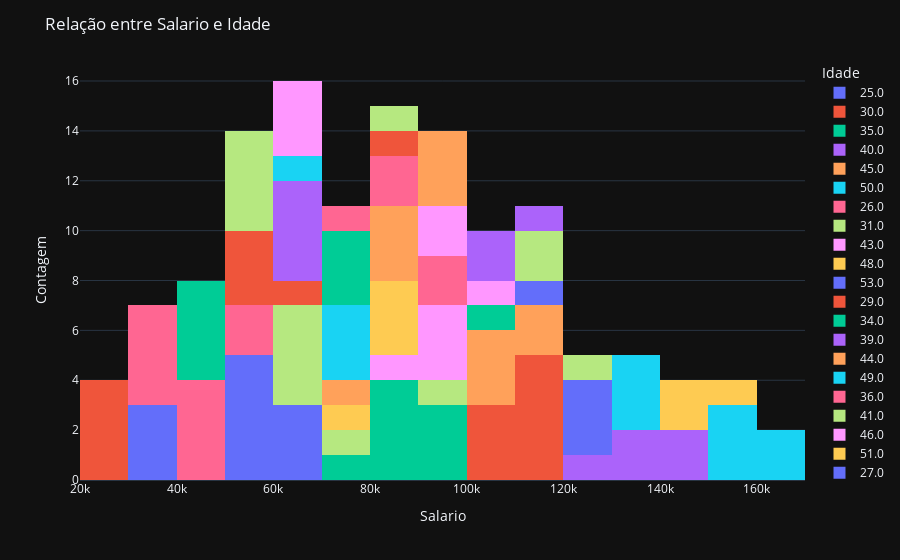

The code cell stored with this chart in its notebook:
### Markdown cell above
Podemos notar claramente que o nivel educacional dos clientes tem forte relação com o Score alto

### Code cell
fig = px.histogram(df, x='Income', color='Age', barmode='stack')

# Layout
fig.update_layout(title='Relação entre Salario e Idade',
                  xaxis_title='Salario',
                  yaxis_title='Contagem',
                  legend_title='Idade')
fig.show()

### Figure 1 — Plotly figure (JSON) as saved in the notebook; plotly's stock layout.template omitted (floating-point values rounded to 4 significant figures)
{"data": [{"bingroup": "x", "hovertemplate": "Age=25.0<br>Income=%{x}<br>count=%{y}<extra></extra>", "legendgroup": "25.0", "marker": {"color": "#636efa", "pattern": {"shape": ""}}, "name": "25.0", "orientation": "v", "showlegend": true, "x": [50000.0, 55000.0, 57500.0, 60000.0, 62500.0, 57500.0, 60000.0, 55000.0], "xaxis": "x", "yaxis": "y", "type": "histogram"}, {"bingroup": "x", "hovertemplate": "Age=30.0<br>Income=%{x}<br>count=%{y}<extra></extra>", "legendgroup": "30.0", "marker": {"color": "#EF553B", "pattern": {"shape": ""}}, "name": "30.0", "orientation": "v", "showlegend": true, "x": [100000.0, 105000.0, 112500.0, 117500.0, 117500.0, 112500.0, 117500.0, 105000.0], "xaxis": "x", "yaxis": "y", "type": "histogram"}, {"bingroup": "x", "hovertemplate": "Age=35.0<br>Income=%{x}<br>count=%{y}<extra></extra>", "legendgroup": "35.0", "marker": {"color": "#00cc96", "pattern": {"shape": ""}}, "name": "35.0", "orientation": "v", "showlegend": true, "x": [75000.0, 80000.0, 85000.0, 90000.0, 90000.0, 85000.0, 90000.0, 80000.0], "xaxis": "x", "yaxis": "y", "type": "histogram"}, {"bingroup": "x", "hovertemplate": "Age=40.0<br>Income=%{x}<br>count=%{y}<extra></extra>", "legendgroup": "40.0", "marker": {"color": "#ab63fa", "pattern": {"shape": ""}}, "name": "40.0", "orientation": "v", "showlegend": true, "x": [125000.0, 130000.0, 142500.0, 142500.0, 130000.0], "xaxis": "x", "yaxis": "y", "type": "histogram"}, {"bingroup": "x", "hovertemplate": "Age=45.0<br>Income=%{x}<br>count=%{y}<extra></extra>", "legendgroup": "45.0", "marker": {"color": "#FFA15A", "pattern": {"shape": ""}}, "name": "45.0", "orientation": "v", "showlegend": true, "x": [100000.0, 105000.0, 110000.0, 115000.0, 105000.0], "xaxis": "x", "yaxis": "y", "type": "histogram"}, {"bingroup": "x", "hovertemplate": "Age=50.0<br>Income=%{x}<br>count=%{y}<extra></extra>", "legendgroup": "50.0", "marker": {"color": "#19d3f3", "pattern": {"shape": ""}}, "name": "50.0", "orientation": "v", "showlegend": true, "x": [150000.0, 155000.0, 160000.0, 162500.0, 155000.0], "xaxis": "x", "yaxis": "y", "type": "histogram"}, {"bingroup": "x", "hovertemplate": "Age=26.0<br>Income=%{x}<br>count=%{y}<extra></extra>", "legendgroup": "26.0", "marker": {"color": "#FF6692", "pattern": {"shape": ""}}, "name": "26.0", "orientation": "v", "showlegend": true, "x": [40000.0, 45000.0, 47500.0, 50000.0, 55000.0, 45000.0], "xaxis": "x", "yaxis": "y", "type": "histogram"}, {"bingroup": "x", "hovertemplate": "Age=31.0<br>Income=%{x}<br>count=%{y}<extra></extra>", "legendgroup": "31.0", "marker": {"color": "#B6E880", "pattern": {"shape": ""}}, "name": "31.0", "orientation": "v", "showlegend": true, "x": [60000.0, 65000.0, 67500.0, 70000.0, 95000.0, 65000.0], "xaxis": "x", "yaxis": "y", "type": "histogram"}, {"bingroup": "x", "hovertemplate": "Age=43.0<br>Income=%{x}<br>count=%{y}<extra></extra>", "legendgroup": "43.0", "marker": {"color": "#FF97FF", "pattern": {"shape": ""}}, "name": "43.0", "orientation": "v", "showlegend": true, "x": [80000.0, 92500.0, 95000.0, 92500.0], "xaxis": "x", "yaxis": "y", "type": "histogram"}, {"bingroup": "x", "hovertemplate": "Age=48.0<br>Income=%{x}<br>count=%{y}<extra></extra>", "legendgroup": "48.0", "marker": {"color": "#FECB52", "pattern": {"shape": ""}}, "name": "48.0", "orientation": "v", "showlegend": true, "x": [70000.0, 82500.0, 87500.0, 82500.0], "xaxis": "x", "yaxis": "y", "type": "histogram"}, {"bingroup": "x", "hovertemplate": "Age=53.0<br>Income=%{x}<br>count=%{y}<extra></extra>", "legendgroup": "53.0", "marker": {"color": "#636efa", "pattern": {"shape": ""}}, "name": "53.0", "orientation": "v", "showlegend": true, "x": [115000.0, 122500.0, 127500.0, 122500.0], "xaxis": "x", "yaxis": "y", "type": "histogram"}, {"bingroup": "x", "hovertemplate": "Age=29.0<br>Income=%{x}<br>count=%{y}<extra></extra>", "legendgroup": "29.0", "marker": {"color": "#EF553B", "pattern": {"shape": ""}}, "name": "29.0", "orientation": "v", "showlegend": true, "x": [25000.0, 27500.0, 27500.0, 68000.0, 27500.0], "xaxis": "x", "yaxis": "y", "type": "histogram"}, {"bingroup": "x", "hovertemplate": "Age=34.0<br>Income=%{x}<br>count=%{y}<extra></extra>", "legendgroup": "34.0", "marker": {"color": "#00cc96", "pattern": {"shape": ""}}, "name": "34.0", "orientation": "v", "showlegend": true, "x": [45000.0, 47500.0, 47500.0, 105000.0, 47500.0], "xaxis": "x", "yaxis": "y", "type": "histogram"}, {"bingroup": "x", "hovertemplate": "Age=39.0<br>Income=%{x}<br>count=%{y}<extra></extra>", "legendgroup": "39.0", "marker": {"color": "#ab63fa", "pattern": {"shape": ""}}, "name": "39.0", "orientation": "v", "showlegend": true, "x": [60000.0, 62500.0, 62500.0, 62500.0], "xaxis": "x", "yaxis": "y", "type": "histogram"}, {"bingroup": "x", "hovertemplate": "Age=44.0<br>Income=%{x}<br>count=%{y}<extra></extra>", "legendgroup": "44.0", "marker": {"color": "#FFA15A", "pattern": {"shape": ""}}, "name": "44.0", "orientation": "v", "showlegend": true, "x": [75000.0, 87500.0, 87500.0, 87500.0], "xaxis": "x", "yaxis": "y", "type": "histogram"}, {"bingroup": "x", "hovertemplate": "Age=49.0<br>Income=%{x}<br>count=%{y}<extra></extra>", "legendgroup": "49.0", "marker": {"color": "#19d3f3", "pattern": {"shape": ""}}, "name": "49.0", "orientation": "v", "showlegend": true, "x": [65000.0, 77500.0, 77500.0, 77500.0], "xaxis": "x", "yaxis": "y", "type": "histogram"}, {"bingroup": "x", "hovertemplate": "Age=36.0<br>Income=%{x}<br>count=%{y}<extra></extra>", "legendgroup": "36.0", "marker": {"color": "#FF6692", "pattern": {"shape": ""}}, "name": "36.0", "orientation": "v", "showlegend": true, "x": [85000.0, 90000.0, 95000.0, 85000.0], "xaxis": "x", "yaxis": "y", "type": "histogram"}, {"bingroup": "x", "hovertemplate": "Age=41.0<br>Income=%{x}<br>count=%{y}<extra></extra>", "legendgroup": "41.0", "marker": {"color": "#B6E880", "pattern": {"shape": ""}}, "name": "41.0", "orientation": "v", "showlegend": true, "x": [110000.0, 115000.0, 120000.0], "xaxis": "x", "yaxis": "y", "type": "histogram"}, {"bingroup": "x", "hovertemplate": "Age=46.0<br>Income=%{x}<br>count=%{y}<extra></extra>", "legendgroup": "46.0", "marker": {"color": "#FF97FF", "pattern": {"shape": ""}}, "name": "46.0", "orientation": "v", "showlegend": true, "x": [95000.0, 97500.0, 102500.0], "xaxis": "x", "yaxis": "y", "type": "histogram"}, {"bingroup": "x", "hovertemplate": "Age=51.0<br>Income=%{x}<br>count=%{y}<extra></extra>", "legendgroup": "51.0", "marker": {"color": "#FECB52", "pattern": {"shape": ""}}, "name": "51.0", "orientation": "v", "showlegend": true, "x": [140000.0, 145000.0, 150000.0], "xaxis": "x", "yaxis": "y", "type": "histogram"}, {"bingroup": "x", "hovertemplate": "Age=27.0<br>Income=%{x}<br>count=%{y}<extra></extra>", "legendgroup": "27.0", "marker": {"color": "#636efa", "pattern": {"shape": ""}}, "name": "27.0", "orientation": "v", "showlegend": true, "x": [37500.0, 37500.0, 37500.0], "xaxis": "x", "yaxis": "y", "type": "histogram"}, {"bingroup": "x", "hovertemplate": "Age=32.0<br>Income=%{x}<br>count=%{y}<extra></extra>", "legendgroup": "32.0", "marker": {"color": "#EF553B", "pattern": {"shape": ""}}, "name": "32.0", "orientation": "v", "showlegend": true, "x": [57500.0, 57500.0, 57500.0, 85000.0], "xaxis": "x", "yaxis": "y", "type": "histogram"}, {"bingroup": "x", "hovertemplate": "Age=37.0<br>Income=%{x}<br>count=%{y}<extra></extra>", "legendgroup": "37.0", "marker": {"color": "#00cc96", "pattern": {"shape": ""}}, "name": "37.0", "orientation": "v", "showlegend": true, "x": [72500.0, 75000.0, 77500.0], "xaxis": "x", "yaxis": "y", "type": "histogram"}, {"bingroup": "x", "hovertemplate": "Age=42.0<br>Income=%{x}<br>count=%{y}<extra></extra>", "legendgroup": "42.0", "marker": {"color": "#ab63fa", "pattern": {"shape": ""}}, "name": "42.0", "orientation": "v", "showlegend": true, "x": [100000.0, 105000.0, 110000.0], "xaxis": "x", "yaxis": "y", "type": "histogram"}, {"bingroup": "x", "hovertemplate": "Age=47.0<br>Income=%{x}<br>count=%{y}<extra></extra>", "legendgroup": "47.0", "marker": {"color": "#FFA15A", "pattern": {"shape": ""}}, "name": "47.0", "orientation": "v", "showlegend": true, "x": [90000.0, 95000.0, 97500.0], "xaxis": "x", "yaxis": "y", "type": "histogram"}, {"bingroup": "x", "hovertemplate": "Age=52.0<br>Income=%{x}<br>count=%{y}<extra></extra>", "legendgroup": "52.0", "marker": {"color": "#19d3f3", "pattern": {"shape": ""}}, "name": "52.0", "orientation": "v", "showlegend": true, "x": [130000.0, 135000.0, 137500.0], "xaxis": "x", "yaxis": "y", "type": "histogram"}, {"bingroup": "x", "hovertemplate": "Age=28.0<br>Income=%{x}<br>count=%{y}<extra></extra>", "legendgroup": "28.0", "marker": {"color": "#FF6692", "pattern": {"shape": ""}}, "name": "28.0", "orientation": "v", "showlegend": true, "x": [32500.0, 32500.0, 32500.0, 75000.0, 32500.0], "xaxis": "x", "yaxis": "y", "type": "histogram"}, {"bingroup": "x", "hovertemplate": "Age=33.0<br>Income=%{x}<br>count=%{y}<extra></extra>", "legendgroup": "33.0", "marker": {"color": "#B6E880", "pattern": {"shape": ""}}, "name": "33.0", "orientation": "v", "showlegend": true, "x": [52500.0, 52500.0, 52500.0, 82000.0, 52500.0], "xaxis": "x", "yaxis": "y", "type": "histogram"}, {"bingroup": "x", "hovertemplate": "Age=38.0<br>Income=%{x}<br>count=%{y}<extra></extra>", "legendgroup": "38.0", "marker": {"color": "#FF97FF", "pattern": {"shape": ""}}, "name": "38.0", "orientation": "v", "showlegend": true, "x": [67500.0, 67500.0, 67500.0], "xaxis": "x", "yaxis": "y", "type": "histogram"}], "layout": {"xaxis": {"anchor": "y", "domain": [0.0, 1.0], "title": {"text": "Salario"}}, "yaxis": {"anchor": "x", "domain": [0.0, 1.0], "title": {"text": "Contagem"}}, "legend": {"title": {"text": "Idade"}, "tracegroupgap": 0}, "margin": {"t": 60}, "barmode": "stack", "title": {"text": "Relação entre Salario e Idade"}}}
